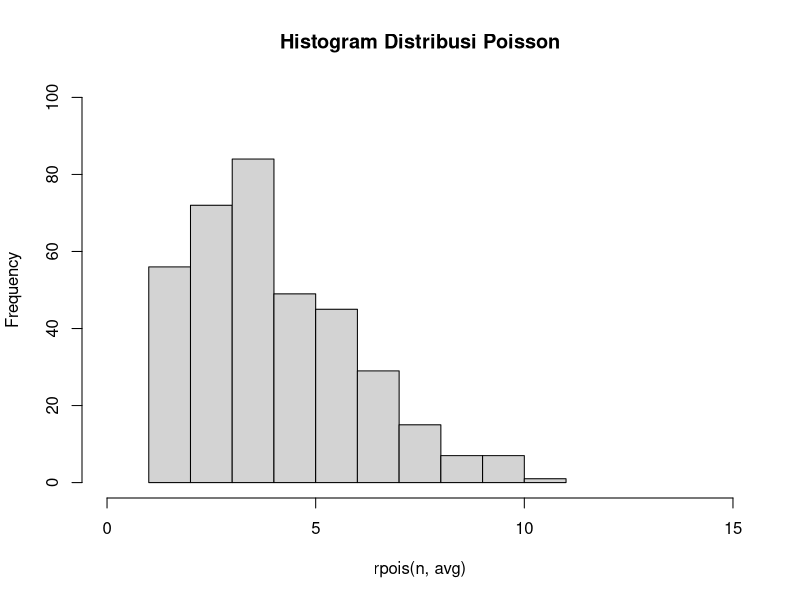

Source code (R):
#No 3. Data RS bersalin rata" historis 4,5 bayi lahir setiap hari
avg = 4.5

#No 3a. Peluang 6 bayi lahir besok
x = 6
dpois(x, avg)

#No 3b. Histogram kelahiran 6 bayi akan lahir di RS ini selama setahun
n = 365
set.seed(0)
hist(rpois(n, avg),
      main = "Histogram Distribusi Poisson",
      xlim = c(0, 15),
      ylim = c(0, 100)
     )

#No 3c. Perbandingan hasil a dan b

#No 3d. Nilai rataan dan varian dari Distribusi Poisson
c1 <- avg
c2 <- avg
c1
c2